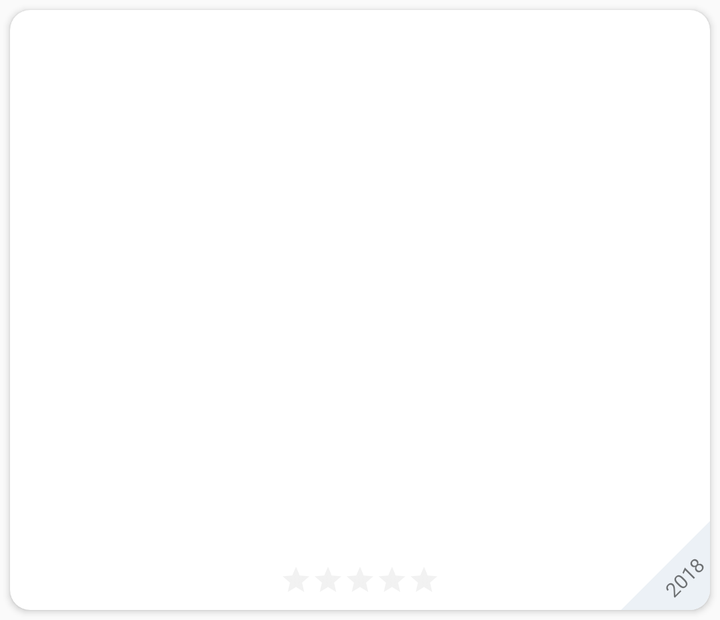
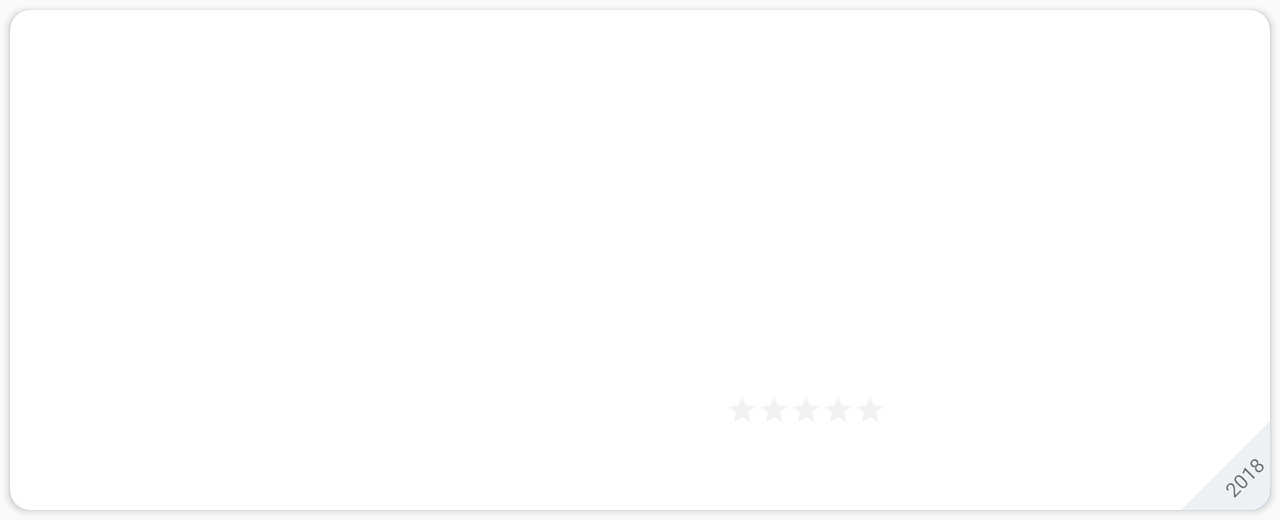

The same Android screen from two of the app's own layout files: first res/layout/ as a phone draws it, then the repository's variant for another configuration, drawn on a device whose configuration selects that folder. Both files follow.
<!-- AndroidManifest.xml: application theme AppTheme -->
<!-- res/layout/movies_list_item.xml -->
<?xml version="1.0" encoding="utf-8"?>
<android.support.v7.widget.CardView
    xmlns:android="http://schemas.android.com/apk/res/android"
    xmlns:app="http://schemas.android.com/apk/res-auto"
    android:id="@+id/movies_list_item_card"
    android:layout_width="match_parent"
    android:layout_height="300dp"
    android:layout_margin="5dp"
    android:clickable="true"
    android:foreground="?android:attr/selectableItemBackground"
    app:cardCornerRadius="10dp"
    >

  <RelativeLayout
      android:layout_width="match_parent"
      android:layout_height="match_parent"
      >

    <ImageView
        android:id="@+id/movies_list_item_poster"
        android:layout_width="match_parent"
        android:layout_height="wrap_content"
        android:transitionName="movie_poster"
        />

    <RelativeLayout
        android:id="@+id/movies_list_item_content_info"
        android:layout_width="match_parent"
        android:layout_height="50dp"
        android:layout_centerHorizontal="true"
        android:layout_alignParentBottom="true"
        >

      <TextView
          android:id="@+id/movies_list_item_rating"
          android:layout_centerHorizontal="true"
          android:textStyle="bold"
          android:layout_width="wrap_content"
          android:layout_height="wrap_content"
          android:layout_marginTop="8dp"
          />

      <RatingBar
          android:id="@+id/movies_list_item_ratingBar"
          android:layout_below="@+id/movies_list_item_rating"
          android:layout_centerHorizontal="true"
          android:layout_width="wrap_content"
          android:layout_height="wrap_content"
          android:background="@android:color/white"
          android:isIndicator="true"
          android:numStars="5"
          android:padding="0dp"
          android:stepSize="0.1"
          android:theme="@style/RatingBar"
          style="?android:attr/ratingBarStyleSmall"
          >
      </RatingBar>


    </RelativeLayout>


    <RelativeLayout
        android:id="@+id/movies_list_item_year_content"
        android:layout_width="100dp"
        android:layout_height="30dp"
        android:background="@color/tagGray"
        android:layout_alignParentBottom="true"
        android:layout_alignParentRight="true"
        android:layout_marginRight="-44dp"
        android:layout_marginBottom="2dp"
        android:rotation="-45"
        android:gravity="center_horizontal"
        >
      <TextView
          android:id="@+id/movies_list_item_year"
          android:layout_width="wrap_content"
          android:layout_height="wrap_content"
          android:textSize="10dp"
          android:layout_marginTop="4dp"
          android:layout_marginRight="10dp"
          android:maxLines="1"
          android:text="2018"/>

    </RelativeLayout>

  </RelativeLayout>


</android.support.v7.widget.CardView>
<!-- resources referenced by this layout -->
<resources>
  <color name="tagGray">#ecf1f6</color>
  <style name="RatingBar" parent="Theme.AppCompat">
      <item name="colorControlNormal">@color/lightGray</item>
      <item name="colorControlActivated">@color/blueSky</item>
    </style>
  <style name="AppTheme" parent="Theme.AppCompat.Light.DarkActionBar">
      
      <item name="colorPrimary">@color/colorPrimary</item>
      <item name="colorPrimaryDark">@color/colorPrimaryDark</item>
      <item name="colorAccent">@color/colorAccent</item>
      <item name="android:windowContentTransitions">true</item>
      <item name="android:windowSharedElementsUseOverlay">false</item>
  
    </style>
  <color name="lightGray">#d3d3d3</color>
  <color name="blueSky">#50c7ea </color>
  <color name="colorPrimary">#3F51B5</color>
  <color name="colorPrimaryDark">#303F9F</color>
  <color name="colorAccent">#FF4081</color>
</resources>
<!-- res/layout-land/movies_list_item.xml (the repository's variant of the layout above) -->
<!-- drawn on the phone turned sideways -->
<?xml version="1.0" encoding="utf-8"?>
<android.support.v7.widget.CardView
    xmlns:android="http://schemas.android.com/apk/res/android"
    xmlns:app="http://schemas.android.com/apk/res-auto"
    android:id="@+id/movies_list_item_card"
    android:layout_width="match_parent"
    android:layout_height="250dp"
    android:layout_margin="5dp"
    android:clickable="true"
    android:foreground="?android:attr/selectableItemBackground"
    app:cardCornerRadius="10dp"
    >

  <RelativeLayout
      android:layout_width="match_parent"
      android:layout_height="match_parent"
      >

    <ImageView
        android:id="@+id/movies_list_item_poster"
        android:layout_width="166dp"
        android:layout_height="match_parent"
        android:layout_alignParentLeft="true"
        android:transitionName="movie_poster"
        />

    <TextView
        android:id="@+id/movies_list_item_title"
        android:layout_width="wrap_content"
        android:layout_height="wrap_content"
        android:layout_marginLeft="10dp"
        android:layout_marginRight="4dp"
        android:maxLines="6"
        android:textSize="18dp"
        android:textStyle="bold"
        android:layout_toRightOf="@+id/movies_list_item_poster"
        />


    <RelativeLayout
        android:id="@+id/movies_list_item_content_info"
        android:layout_width="match_parent"
        android:layout_height="50dp"
        android:layout_alignParentBottom="true"
        android:layout_alignParentRight="true"
        android:layout_toRightOf="@+id/movies_list_item_poster"
        android:layout_marginBottom="35dp"
        >

      <TextView
          android:id="@+id/movies_list_item_rating"
          android:layout_width="wrap_content"
          android:layout_height="wrap_content"
          android:layout_centerHorizontal="true"
          android:layout_marginTop="8dp"
          android:textStyle="bold"
          />

      <RatingBar
          android:id="@+id/movies_list_item_ratingBar"
          android:layout_width="wrap_content"
          android:layout_height="wrap_content"
          android:layout_below="@+id/movies_list_item_rating"
          android:layout_centerHorizontal="true"
          android:background="@android:color/white"
          android:isIndicator="true"
          android:numStars="5"
          android:padding="0dp"
          android:stepSize="0.1"
          android:theme="@style/RatingBar"
          style="?android:attr/ratingBarStyleSmall"
          >
      </RatingBar>


    </RelativeLayout>


    <RelativeLayout
        android:id="@+id/movies_list_item_year_content"
        android:layout_width="100dp"
        android:layout_height="30dp"
        android:layout_alignParentBottom="true"
        android:layout_alignParentRight="true"
        android:layout_marginBottom="2dp"
        android:layout_marginRight="-44dp"
        android:background="@color/tagGray"
        android:gravity="center_horizontal"
        android:rotation="-45"
        >
      <TextView
          android:id="@+id/movies_list_item_year"
          android:layout_width="wrap_content"
          android:layout_height="wrap_content"
          android:layout_marginRight="10dp"
          android:layout_marginTop="4dp"
          android:maxLines="1"
          android:text="2018"
          android:textSize="10dp"
          />

    </RelativeLayout>

  </RelativeLayout>


</android.support.v7.widget.CardView>
